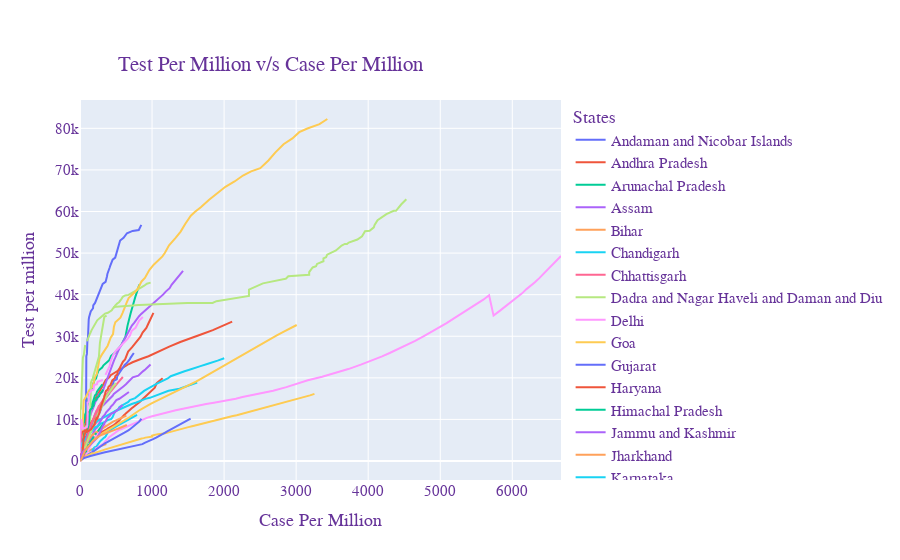

Notebook source saved alongside this figure:
### Code cell
data = []
for i in group_data.groups.keys():
    
    data.append(go.Scatter(x=group_data.get_group(i)['Case Per Million'], 
                           y=group_data.get_group(i)['Tests per million'], mode="lines",
                           name=i))

fig = go.Figure(data=data)


fig.update_layout(
    title={
        'text': "Test Per Million v/s Case Per Million",
        'y':0.9,
        'x':0.3,
        'xanchor': 'center',
        'yanchor': 'top'},

    xaxis_title="Case Per Million",
    yaxis_title="Test per million",
    legend_title="States",
    font=dict(
        family="Courier New, monospace",
        size=15,
        color="RebeccaPurple"
    )
)


fig.show()
